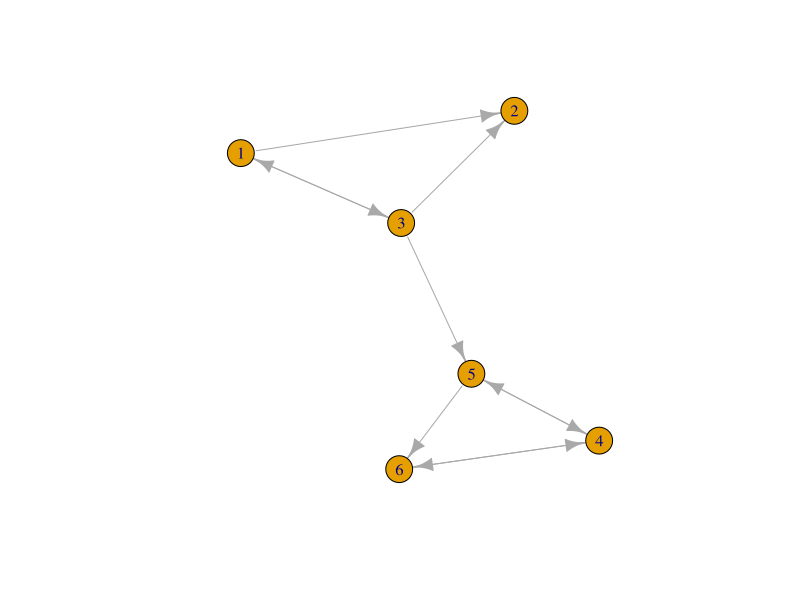

Source code (R): (Note: this script raises an error after producing the figure.)
## ---- chunk 1
A <- matrix(c(0, 1/2, 1/2, 0, 0, 0, 0, 0, 0, 0, 0, 0, 1/3, 1/3, 0, 0, 1/3, 0, 0, 0, 0, 0, 1/2, 1/2, 0, 0, 0, 1/2, 0, 1/2, 0, 0, 0, 1, 0, 0), 6, 6, byrow = TRUE)
d <- 0.85
B <- d * A + (1 - d) / nrow(A)

# Matrix A has all 0s on the second row, which means the url 2 does not have any outlinks associated with it. This is what we called the dangling node. This is also the only raw which does not sum up to 1. Replace the row with uniform 1/6. (Their sum is 1)
B[2,] <- rep(1/6, 6)
B
## ---- chunk 2
convergence <- function(B, r)
{
  ri <- r
  rf <- t(B) %*% ri
  n <- 1

  while(all.equal(ri, rf) != TRUE)
  {
    ri <- rf
    rf <- t(B) %*% ri
    n <- n + 1
  }
  output <- list("Number of Iterations" = n, "r" = rf)
  return (output)
}
## ---- chunk 3
r <- matrix(c(1/6, 1/6, 1/6, 1/6, 1/6, 1/6), 6, 1, byrow = TRUE)
uniform_rank <- convergence(B, r)
uniform_rank$r
## ---- chunk 4
#Just by eyeballing the eigen values, we can tell the largest eigen value is 1
Re(eigen(t(B))$values)
Re(eigen(t(B))$vectors)

#After normalization of the vectors I got from previous power iteration method, we know it is identical to the eigen vector of B when its eigen value equals to 1.
normalized_rank <- uniform_rank$r[,1] / sqrt(sum(uniform_rank$r[,1] ^ 2))
normalized_rank

#Both page rank vectors are identical.
all.equal(normalized_rank, Re(eigen(t(B))$vectors[,1]))

#This code just prove the all values in the vectors I got from previous power iteration method are positive entries and it sums to 1.
sum(uniform_rank$r)
## ---- chunk 5
library(igraph)
pagerank_graph <- graph_from_adjacency_matrix(A, mode = c("directed"), weighted = TRUE)
plot(pagerank_graph)

pagerank_vector <- page_rank(pagerank_graph)$vector
pagerank_vector

normalized_pagerank <- pagerank_vector / sqrt(sum(pagerank_vector ^ 2))
normalized_pagerank

#It proves page.rank method generate same PageRank vector as other two approaches. 
all.equal(normalized_rank, Re(eigen(t(B))$vectors[,1]), normalized_pagerank)
